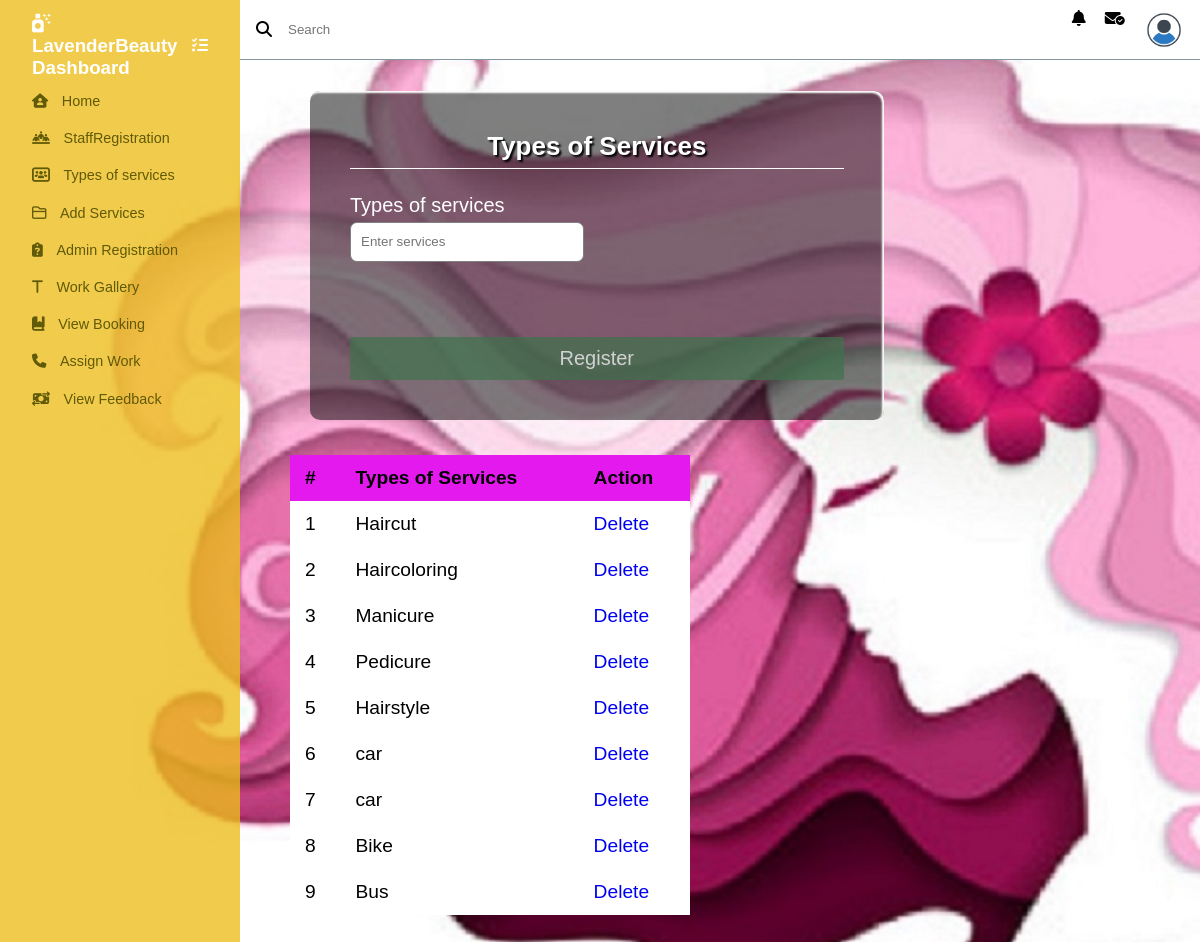
/adminboutique/Servicestype/ (signed in), run on an earlier commit of the app's database.
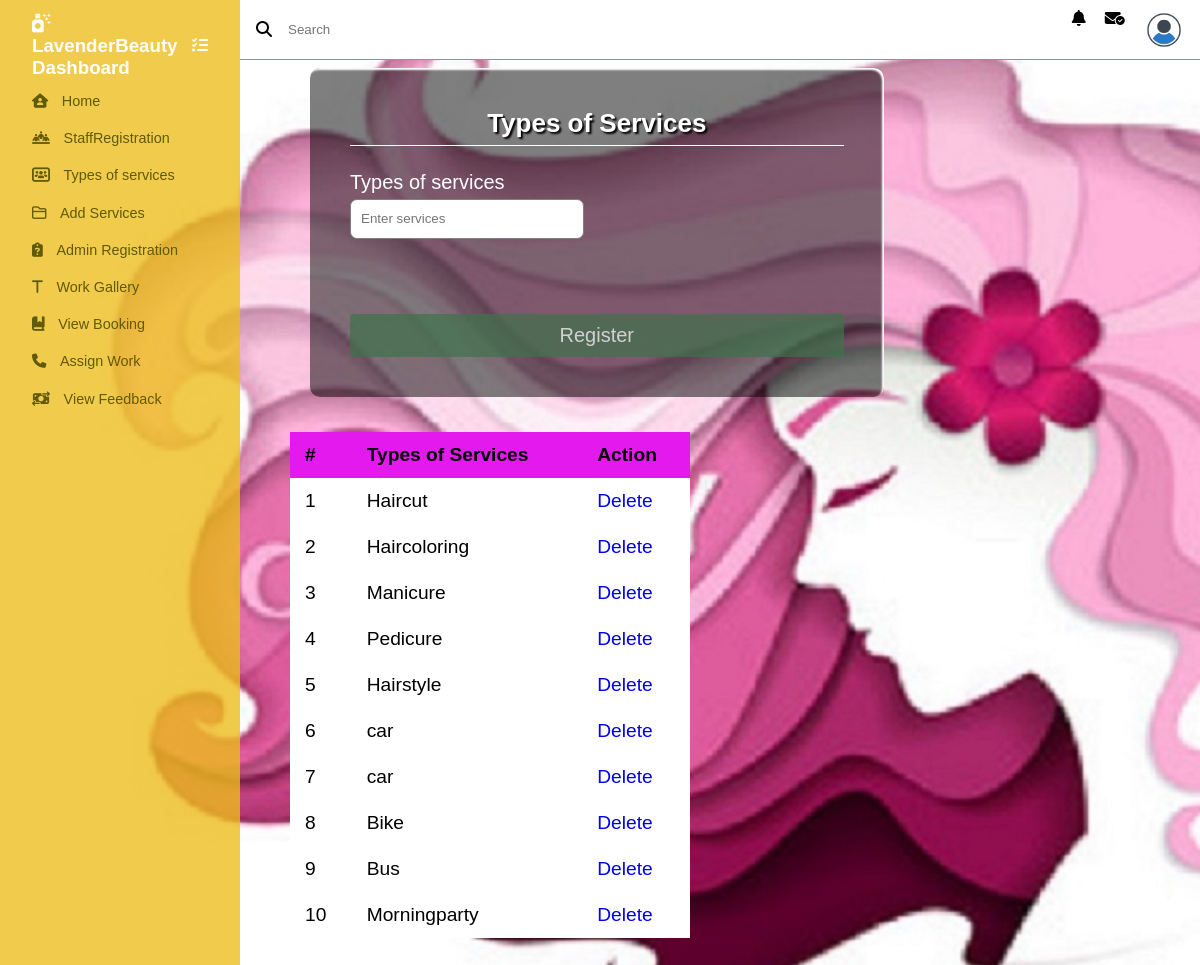
And on a later commit of the database.
### Admin/models.py (models this page shows)
class tbl_typesofservices(models.Model):
    servicestypes=models.CharField(max_length=40)

### Admin/views.py (the view)
# urls.py: path('Servicestype/',views.servicestypes,name="servicestypes"),
def servicestypes(request):
    if 'aid' in request.session:
        servicesdata=tbl_typesofservices.objects.all()
        if request.method=="POST":
            tbl_typesofservices.objects.create(servicestypes=request.POST.get('services'))
            return redirect('adminboutique:servicestypes')
        else:
            return render(request,'Admin/Servicetype.html',{'services':servicesdata})
    else:
        return redirect('webguest:login')

### Admin/Templates/Admin/Servicetype.html (shortened to what this page needs)
{% extends 'Admin/Header.html' %}
{% load static %}
{% block content%}
<!DOCTYPE html>
<html lang="en">
<head>
</head>
<body>
    <div class="container">
        <h1 class="form-title">Types of Services</h1>
        <form action="#" method="post" enctype="multipart/form-data">
          <div class="main-user-info">
            <div class="user-input-box">
              <label for="fullName">Types of services</label>
              <input type="text"
                      id="services"
                      name="services"
                      placeholder="Enter services" value="{{data.services}}"/>
            </div>
          </div>
          <div class="form-submit-btn">
            <input type="submit" value="Register">
          </div>
        </form>
    </div>
    <table class="content-table">
        <tr>
            <th>#</th>
            <th>Types of Services</th>
            <th>Action</th>
        </tr>
        {% for i in services %}
        <tr>
            <td>{{forloop.counter}}</td>
            <td>{{i.servicestypes}}</td>
            <td><a href="{% url 'adminboutique:deleteservices' i.id %}">Delete</a></td>
        </tr>
        {% endfor %}
    </table>
</body>
</html>
{% endblock content %}

### Admin/Templates/Admin/Header.html (shortened to what this page needs)
{% load static %}
<!DOCTYPE html>
<html lang="en">
<head>
    <link rel="stylesheet" href="https://cdnjs.cloudflare.com/ajax/libs/font-awesome/6.4.2/css/all.min.css"/>
</head>
<body>
    <div class="sidebar">
        <div class="sidebar-header">
            <h3 class="brand"><span><i class="fas fa-air-freshener"></i></span><span>LavenderBeauty Dashboard</span></h3>
            <label for="sidebar-toggle"><i class="fas fa-tasks"></i></label>
        </div>
        <div class="sidebar-menu">
            <ul>
                <li>
                    <a href="{% url 'adminboutique:adminboutique' %}">
                        <span><i class="fa-solid fa-house-user"></i></span>
                        <span>Home</span>
                    </a>
                </li>
                <li>
                    <a href="{% url 'adminboutique:staffreg' %}">
                        <span><i class="fa-solid fa-people-line"></i></span>
                        <span>StaffRegistration</span>
                    </a>
                </li>
                <li>
                    <a href="{% url 'adminboutique:servicestypes'%}">
                        <span><i class="fa-solid fa-users-rectangle"></i></span>
                        <span>Types of services</span>
                    </a>
                </li>
                <li>
                    <a href="{% url 'adminboutique:addservices' %}">
                        <span><i class="fa-regular fa-folder-closed"></i></span>
                        <span>Add Services</span>
                    </a>
                </li>
                <li>
                    <a href="{% url 'adminboutique:adminreg' %}">
                        <span><i class="fa-solid fa-clipboard-question"></i></span>
                        <span>Admin Registration</span>
                    </a>
                </li>
                <li>
                    <a href="{% url 'adminboutique:work' %}">
                        <span><i class="fa-solid fa-t"></i></span>
                        <span>Work Gallery</span>
                    </a>
                </li>
                <li>
                    <a href="{% url 'adminboutique:viewbooking' %}">
                        <span><i class="fa-solid fa-book-bookmark"></i></span>
                        <span>View Booking</span>
                    </a>
                </li>
                <li>
                    <a href="{% url 'adminboutique:assignwork' %}">
                        <span><i class="fa-solid fa-phone"></i></span>
                        <span>Assign Work</span>
                    </a>
                </li>
                <li>
                    <a href="{% url 'adminboutique:viewfeedback' %}">
                        <span><i class="fa-solid fa-money-bill-transfer"></i></span>
                        <span>View Feedback</span>
                    </a>
                </li>
            </ul>
        </div>
    </div>
    <div class="main-content">
        <header>
            <div class="search-wrapper">
                <span><i class="fa-solid fa-magnifying-glass"></i></span>
                <input type="search" placeholder="Search">
            </div>
            <div class="social-icons">
                <span><i class="fa-solid fa-bell"></i></span>
                <span><i class="fa-solid fa-envelope-circle-check"></i></span>
                <div></div>
            </div>
        </header>
        {% block content %}
        {%endblock content%}

What changed in the data, as far as the page shows it:
added tbl_typesofservices: servicestypes "Morningparty"
